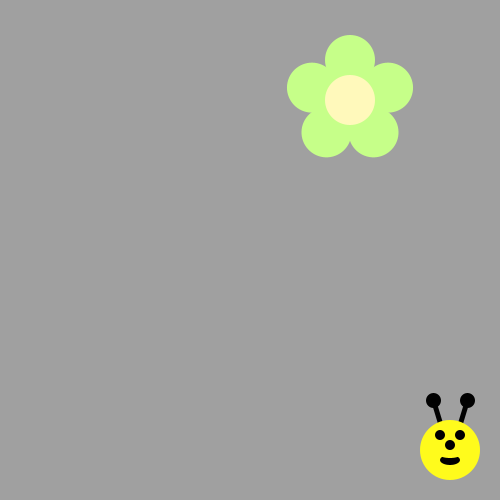
Frame 1 (no input)
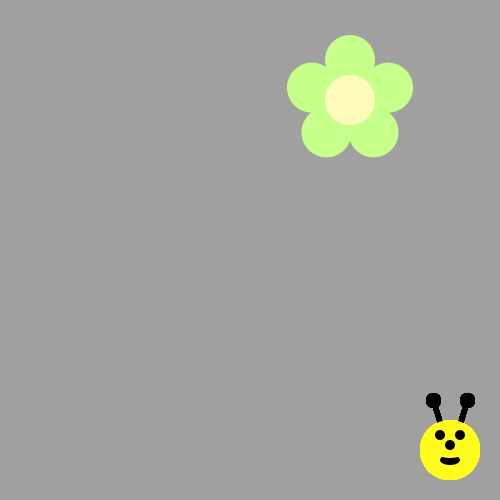
Frame 60 (the mouse pressed at the canvas centre just before this capture)
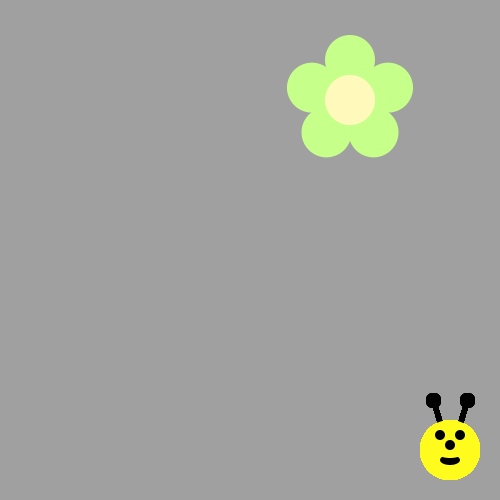
Frame 120 (the mouse held since frame 60 and released just before this capture)

The Processing sketch that drew these frames (run headless with seeded random() and noise(); from frame 60 on, the mouse is pressed at the canvas centre):

// Processing sketch: sketch_190516a
// ── sketch_190516a.pde
void draw() {
/*Use a loop to make a body for the Bee!
Then put his head on using drawBeeFace(x,y)
Use Modulo to make the colors alternate 
*/
drawBeeFace(450,450);
}

void drawFlower(int x, int y) {
     noStroke();
     translate(x, y);
     // draw 5 petals, rotating after each one
     fill(#c6ff89);      // green
      for (int i = 0; i < 5; i++) {
           ellipse(0, -40, 50, 50);
          rotate(radians(72));
     }
     fill(#fff9bb); // light yellow
     ellipse(0, 0, 50, 50);
} 
void drawBeeFace(int BeeFaceX, int BeeFaceY) {
     noStroke();
     fill(0, 0, 0);
     stroke(1);
     strokeWeight(5);
     line(BeeFaceX-10, BeeFaceY-27, BeeFaceX-17, BeeFaceY-50);
     line(BeeFaceX+10, BeeFaceY-27, BeeFaceX+17, BeeFaceY-50);
     ellipse(BeeFaceX-17, BeeFaceY-50, 10, 10);
     ellipse(BeeFaceX+17, BeeFaceY-50, 10, 10);
     noStroke();
     fill(255, 251, 28);
     ellipse(BeeFaceX, BeeFaceY, 60, 60); // face
     fill(255, 237, 209);
     fill(0,0,0);
      ellipse(BeeFaceX-10, BeeFaceY-15, 10, 10); // eyes
     ellipse(BeeFaceX+10, BeeFaceY-15, 10, 10);
      ellipse(BeeFaceX, BeeFaceY-5, 10, 10); // nose
      ellipse(BeeFaceX, BeeFaceY+10, 20, 10);// mouth
     fill(255, 251, 28);
     ellipse(BeeFaceX, BeeFaceY+5, 20, 6);
}

void setup() {
     ellipseMode(CENTER);
     size(500, 500);
     background(160, 160, 160);
      drawFlower(350, 100);
}
